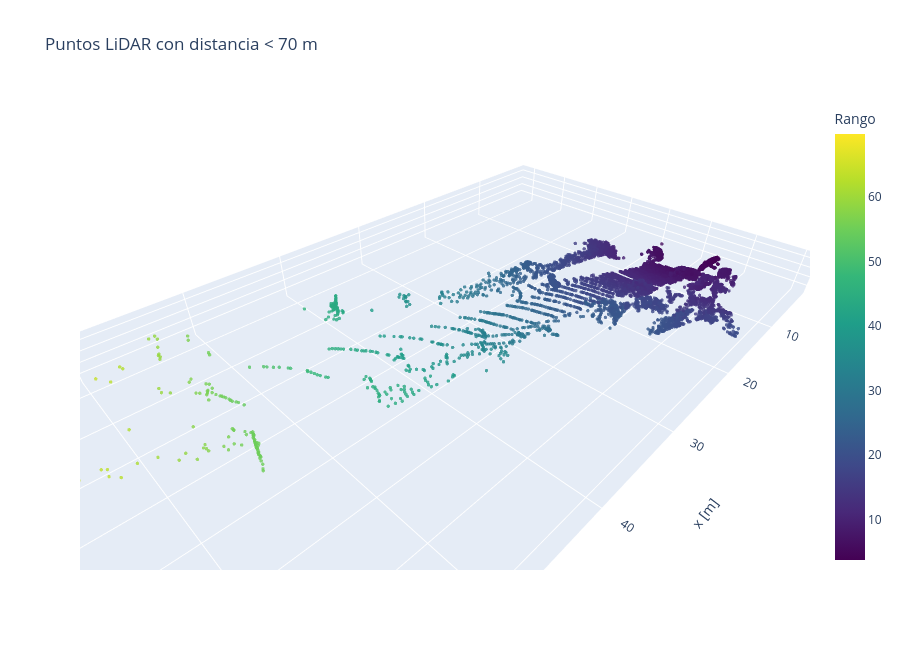

Write notebook code for a chart like this one.
### Markdown cell above
<div style="background-color:#a82757; padding:14px; border-left:6px solid ##f2facf; border-radius:6px">

## **RETO 1 — Explorar distancia**

Cambia el valor de `max_range_reto` y observa qué partes de la escena desaparecen.

Preguntas guía:

1. ¿Qué puntos quedan si solo miramos hasta 15 m?
2. ¿Qué cambia si usamos 30 m o 60 m?
3. ¿Los objetos lejanos se ven más dispersos o más densos?

</div>

### Code cell
#@title RETO 1: filtrar puntos por distancia

xyz = points[:, :3]
ranges = np.linalg.norm(xyz, axis=1)

# TODO: cambia este valor y vuelve a ejecutar.
max_range_reto = 70 # metros

mask_close = ranges < max_range_reto
points_close = points[mask_close]

print(f"Puntos dentro de {max_range_reto} m:", len(points_close), "de", len(points))

plot_point_cloud(
    points_close,
    color_by="range",
    max_points=8000,
    title=f"Puntos LiDAR con distancia < {max_range_reto} m"
)

### Figure 1 — Plotly figure (JSON) as saved in the notebook; plotly's stock layout.template omitted (floating-point values rounded to 4 significant figures; data arrays with more than 128 entries replaced by an {"elided": "..."} marker saying what was removed)
{"data": [{"marker": {"color": {"elided": "8000 float values"}, "colorbar": {"title": {"text": "Rango"}}, "colorscale": [[0.0, "#440154"], [0.1111, "#482878"], [0.2222, "#3e4989"], [0.3333, "#31688e"], [0.4444, "#26828e"], [0.5556, "#1f9e89"], [0.6667, "#35b779"], [0.7778, "#6ece58"], [0.8889, "#b5de2b"], [1.0, "#fde725"]], "opacity": 0.8, "size": 2}, "mode": "markers", "type": "scatter3d", "x": {"elided": "8000 float values"}, "y": {"elided": "8000 float values"}, "z": {"elided": "8000 float values"}}], "layout": {"height": 650, "scene": {"aspectmode": "data", "xaxis": {"title": {"text": "x [m]"}}, "yaxis": {"title": {"text": "y [m]"}}, "zaxis": {"title": {"text": "z [m]"}}}, "title": {"text": "Puntos LiDAR con distancia < 70 m"}, "width": 900}}
